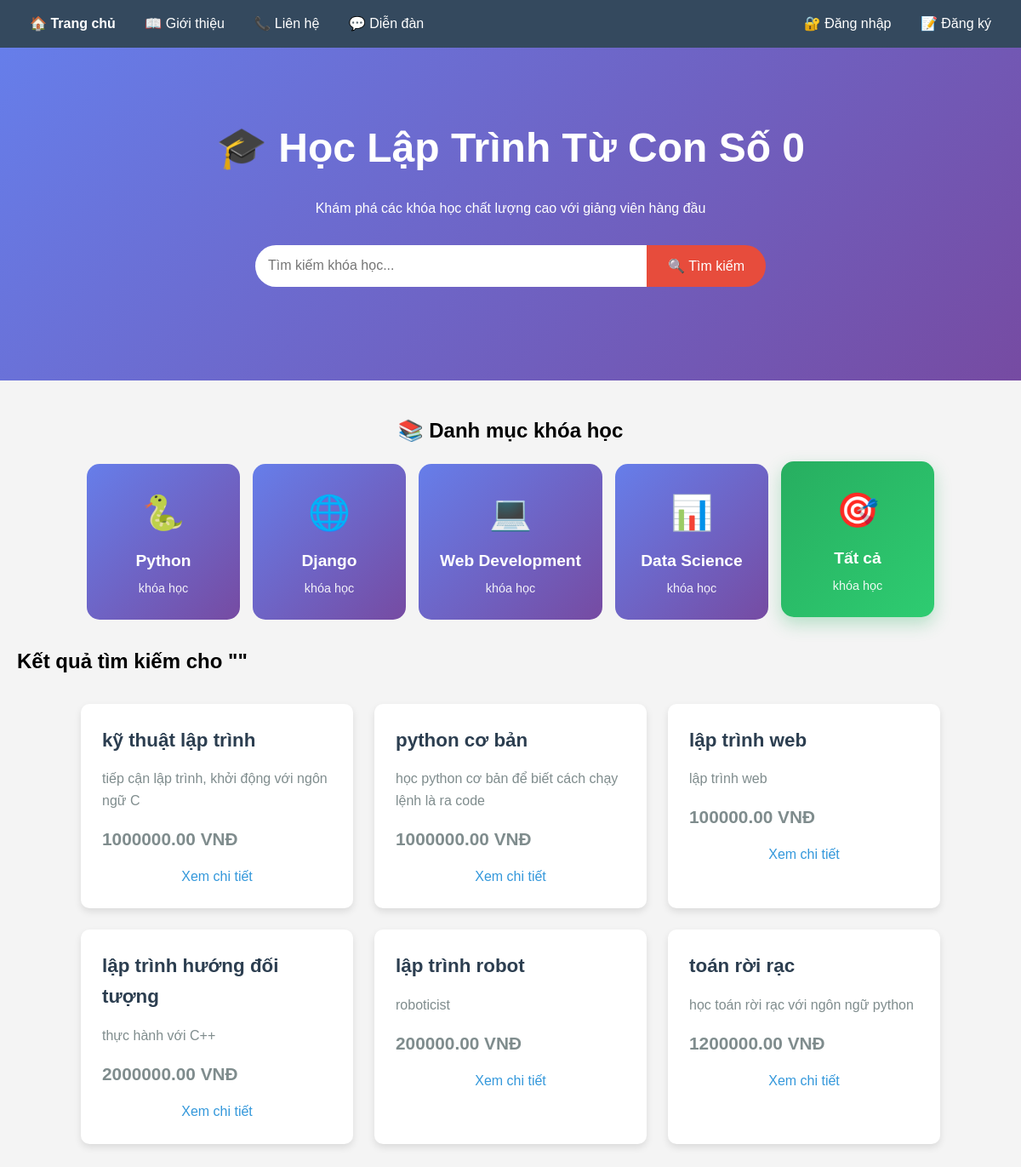
The app's page /search/ with its own data.
### courses/models.py (models this page shows, shortened)
class Course(models.Model):
    title = models.CharField(max_length=200, verbose_name="Tên khóa học")
    description = models.TextField(verbose_name="Mô tả")
    price = models.DecimalField(max_digits=10, decimal_places=2, verbose_name="Giá")
    created_at = models.DateTimeField(auto_now_add=True, verbose_name="Ngày tạo")
    CATEGORY_CHOICES = [
        ('python', 'Python'),
        ('django', 'Django'),
        ('web', 'Web Development'),
        ('data', 'Data Science'),
        ('other', 'Khác'),
    ]
    category = models.CharField(
        max_length=20,
        choices=CATEGORY_CHOICES,
        default='other',
        verbose_name="Danh mục"
    )

### courses/views.py (the view)
# urls.py: path('search/', views.search_courses, name='search'),
def search_courses(request):
    query = request.GET.get('q', '')
    if query:
        courses = Course.objects.filter(title__icontains=query) | Course.objects.filter(description__icontains=query)
    else:
        courses = Course.objects.all()
    return render(request, 'courses/search_results.html', {
        'courses': courses,
        'query': query
    })

### courses/templates/courses/search_results.html
{% extends 'courses/base.html' %}
{% block content %}
<h2>Kết quả tìm kiếm cho "{{ query }}"</h2>
<div class="course-list">
    {% for course in courses %}
    <div class="course-card">
        <h3>{{ course.title }}</h3>
        <p>{{ course.description|truncatewords:20 }}</p>
        <p class="price">{{ course.price }} VNĐ</p>
        <a href="/course/{{ course.id }}/">Xem chi tiết</a>
    </div>
    {% empty %}
    <p>Không tìm thấy khóa học nào.</p>
    {% endfor %}
</div>
{% endblock %}

### courses/templates/courses/base.html (style rules this page uses)
* { box-sizing: border-box; margin: 0; padding: 0; }
body { font-family: Arial, sans-serif; margin: 0; padding: 0; background-color: #f4f4f4; line-height: 1.6; }
.course-list { display: flex; flex-wrap: wrap; gap: 25px; justify-content: center; margin: 30px 0; }
.course-card { background: white; border-radius: 10px; padding: 25px; width: 320px; box-shadow: 0 4px 8px rgba(0,0,0,0.1); transition: transform 0.3s ease, box-shadow 0.3s ease; }
.course-card h3 { color: #2c3e50; margin-top: 0; margin-bottom: 15px; font-size: 1.4em; }
.course-card p { color: #7f8c8d; margin-bottom: 15px; }
.price { color: #e74c3c; font-weight: bold; font-size: 1.3em; margin: 15px 0; }
.course-card a { display: block; text-align: center; color: #3498db; text-decoration: none; margin-top: 10px; }

### records on screen
Course: title "kỹ thuật lập trình", description "tiếp cận lập trình, khởi động với ngôn ngữ C", price "1000000.00"
Course: title "python cơ bản", description "học python cơ bản để biết cách chạy lệnh là ra code", price "1000000.00"
Course: title "lập trình web", description "lập trình web", price "100000.00"
Course: title "lập trình hướng đối tượng", description "thực hành với C++", price "2000000.00"
Course: title "lập trình robot", description "roboticist", price "200000.00"
Course: title "toán rời rạc", description "học toán rời rạc với ngôn ngữ python", price "1200000.00"
